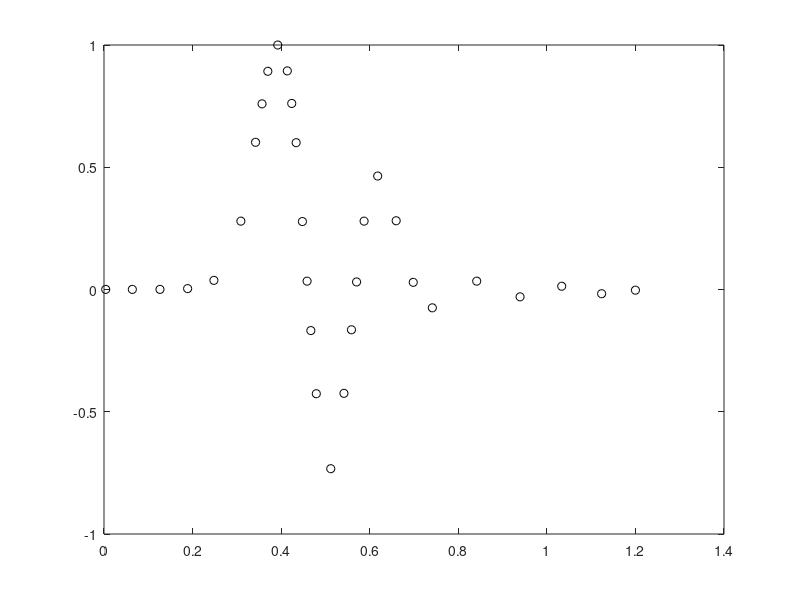

This figure's MATLAB source: (Note: this script raises an error after producing the figure.)
clc;
clear;
close all;

load('a5')
load('a6')
load('b5')
load('b6')
load('A_RI_1')
load('A_RI_2')
load('A_ZT_1')
load('A_ZT_2')
load('A_ADE_1')
load('A_ADE_2')


dt = 0.34e-12;
Ntimesteps =3530; 



figure(3)
plot(a5,b5/max(abs(b5)),'ok')
hold on
plot(dt*(1:Ntimesteps)*1e9,A_RI_1(1:Ntimesteps)/max(abs(A_RI_1(1:Ntimesteps))),'-b','color','[0.08 0.17 0.55]','linewidth',3)
hold on
plot(dt*(1:Ntimesteps)*1e9,A_ZT_1(1:Ntimesteps)/max(abs(A_ZT_1(1:Ntimesteps))),'-.g','linewidth',3)
hold on
plot(dt*(1:Ntimesteps)*1e9,A_ADE_1(1:Ntimesteps)/max(abs(A_ADE_1(1:Ntimesteps))),'--r','linewidth',3)
set(gca,'xtick',0:0.2:1.2);
axis([0 1.2 -0.8 1])
legend('Reference [11]','FDTD-RI method','FDTD-ZT method','FDTD-ADE Method')
ylabel('Electric Field Ez (V/m)')
xlabel('Time (ns)')






figure(4)
plot(a6,b6/max(abs(b6)),'ok')
hold on
plot(dt*(1:Ntimesteps)*1e9,A_RI_2(1:Ntimesteps)/max(abs(A_RI_2(1:Ntimesteps))),'linewidth',3)
hold on
plot(dt*(1:Ntimesteps)*1e9,A_ZT_2(1:Ntimesteps)/max(abs(A_ZT_2(1:Ntimesteps))),'-.g','linewidth',3)
hold on
plot(dt*(1:Ntimesteps)*1e9,A_ADE_2(1:Ntimesteps)/max(abs(A_ADE_2(1:Ntimesteps))),'--r','linewidth',3)
set(gca,'xtick',0.2:0.2:1.2);
axis([0.2 1.2 -1 0.8])
legend('Reference [11]','FDTD-RI method','FDTD-ZT method','FDTD-ADE Method')
ylabel('Electric Field Ez (V/m)')
xlabel('Time (ns)')















